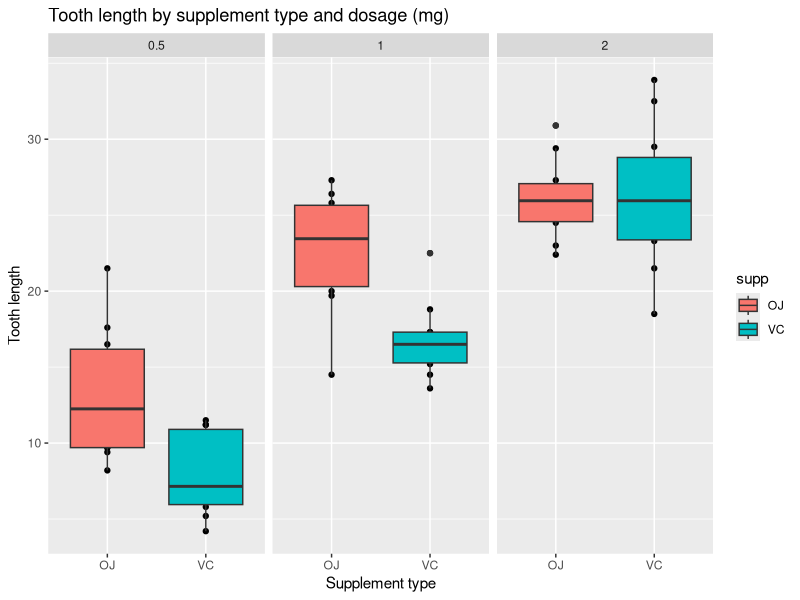

Reproduce this figure in R.
## ---- chunk 1
library(ggplot2)
data(ToothGrowth)
## ---- chunk 2
head(ToothGrowth)
dim(ToothGrowth)
str(ToothGrowth)
## ---- chunk 3
summary(ToothGrowth)
## ---- chunk 4
qplot(supp,len,data=ToothGrowth, facets=~dose, 
      main="Tooth length by supplement type and dosage (mg)",
      xlab="Supplement type", ylab="Tooth length") + geom_boxplot(aes(fill = supp))
## ---- chunk 5
OJ = ToothGrowth$len[ToothGrowth$supp == 'OJ']
VC = ToothGrowth$len[ToothGrowth$supp == 'VC']
## ---- chunk 6
t.test(OJ, VC, alternative = "greater", paired = FALSE, var.equal = FALSE, conf.level = 0.95)
## ---- chunk 7
doseHalf = ToothGrowth$len[ToothGrowth$dose == 0.5]
doseOne = ToothGrowth$len[ToothGrowth$dose == 1]
doseTwo = ToothGrowth$len[ToothGrowth$dose == 2]
## ---- chunk 8
t.test(doseHalf, doseOne, alternative = "less", paired = FALSE, var.equal = FALSE, conf.level = 0.95)
## ---- chunk 9
t.test(doseOne, doseTwo, alternative = "less", paired = FALSE, var.equal = FALSE, conf.level = 0.95)
## ---- chunk 10
OJ2 = ToothGrowth$len[ToothGrowth$supp == 'OJ' & ToothGrowth$dose == 2]
VC2 = ToothGrowth$len[ToothGrowth$supp == 'VC' & ToothGrowth$dose == 2]
## ---- chunk 11
t.test(OJ2, VC2, alternative = "two.sided", paired = FALSE, var.equal = FALSE, conf.level = 0.95)
